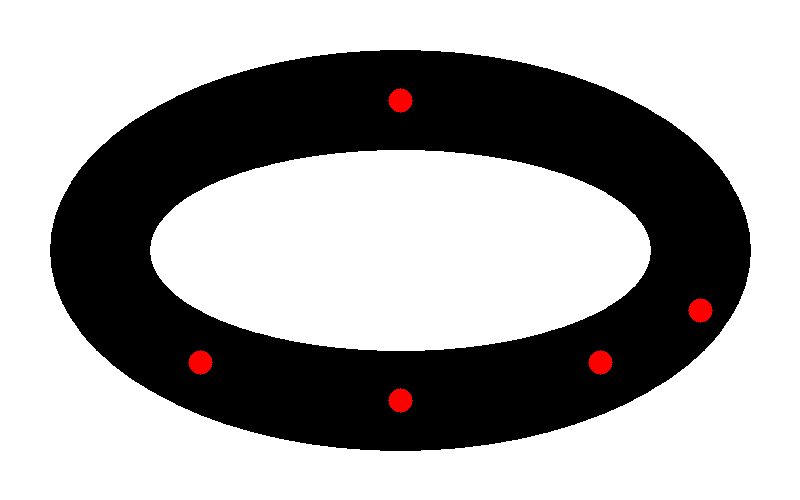
#> input picture scripts/img_ellipse_obs.png, 800 x 500 px
$ python gen_road_from_image.py img_ellipse_obs.png
#> lines starting #> are read from the running program, lines starting #| are printed output that depends on the picture; after the words box and inside, x2 and y2 are one past the last pixel; in counts of white or black regions, pixels touching at a corner belong together
#!/usr/bin/env python3
# -*- coding: utf-8 -*-
"""
gen_road_from_image.py —— 从图片生成闭合 loop 道路世界（v1.2）。

图片规范：
  · 格式：PNG 或 JPG
  · 道路图：黑色 = 道路，白色 = 背景
  · 障碍图（可选，--obstacles）：黑色 = 障碍，白色 = 背景
  · 或在道路图中用红色标记障碍
  · 分辨率：10 pixel/m（固定比例）
  · 坐标系：图片左上角 = 世界原点 (0,0)；x 向右增大，y 向下增大
    （因此世界坐标全部在第一象限，y 轴与 ROS 惯例相反）

用法：
    # 路缘模式（默认）
    python3 scripts/gen_road_from_image.py road.png

    # 墙壁模式（更干净，适合无障碍测试）
    python3 scripts/gen_road_from_image.py road.png --no-curb

    # 墙壁 + 自适应高度（路越宽墙越高）
    python3 scripts/gen_road_from_image.py road.png --no-curb --adaptive-wall

    # 带障碍（道路图中红色标记）
    python3 scripts/gen_road_from_image.py road.png --no-curb

    # 带障碍（单独障碍图）
    python3 scripts/gen_road_from_image.py road.png --no-curb --obstacles obs.png

参数调整：
    --simplify-tolerance 0.3   # 轮廓简化容差 m（越大越平滑，默认 0.3）
    --smooth-sigma 3.0         # 高斯平滑 σ 像素（越大越圆滑，默认 3.0）
    --wall-width 0.3           # 墙壁厚度 m（默认 0.3）
    --wall-height 1.5          # 墙壁高度 m（默认 1.5）
    --curb-height 1.5          # 路缘高度 m（默认 1.5）
    --obs-height 1.5           # 障碍高度 m（默认 1.5）
    --obs-min-area 0.5         # 最小障碍面积 m²（过滤噪点，默认 0.5）
"""

import argparse
import math
import os
import sys

try:
    import cv2
    import numpy as np
except ImportError:
    print("错误：需要 OpenCV 和 NumPy。安装：pip3 install opencv-python numpy",
          file=sys.stderr)
    sys.exit(1)


# ══════════════════ 常量 ══════════════════
PIXEL_PER_M = 10.0       # 图片分辨率：10 pixel/m

# 路缘模式默认参数
CURB_WIDTH = 0.3          # 路缘宽 m
CURB_HEIGHT = 1.5         # 路缘高 m
CURB_SEGMENT_LEN = 0.6    # 路缘段长 m
CURB_SPACING = 0.4        # 路缘段间距 m

# 墙壁模式默认参数
WALL_WIDTH = 0.3          # 墙壁厚 m
WALL_HEIGHT = 1.5         # 墙壁高 m
WALL_SEGMENT_LEN = 0.6    # 墙壁段长 m
WALL_SPACING = 0.4        # 墙壁段间距 m

# 障碍默认参数
OBS_HEIGHT = 1.5          # 障碍高 m

# 形态学核大小（像素）—— 消除像素级锯齿
MORPH_KERNEL_PX = 5

# 高斯平滑标准差（像素）—— 轮廓顶点平滑
GAUSS_SIGMA_PX = 3.0


# ══════════════════ 图片处理 ══════════════════

def load_binary(path):
    """读取图片 → 二值化（黑=道路=0，白=背景=255），含形态学闭运算平滑"""
#> called with path = 'img_ellipse_obs.png'
    img = cv2.imread(path, cv2.IMREAD_GRAYSCALE)
#> img: shape (500, 800); min 0, max 255, mean 165.2
    if img is None:
        raise FileNotFoundError(f"无法读取图片：{path}")
    # 先二值化（红色障碍灰度≈76 < 128，会被标为道路 → 后续障碍检测从原彩色图做）
    _, binary = cv2.threshold(img, 128, 255, cv2.THRESH_BINARY)
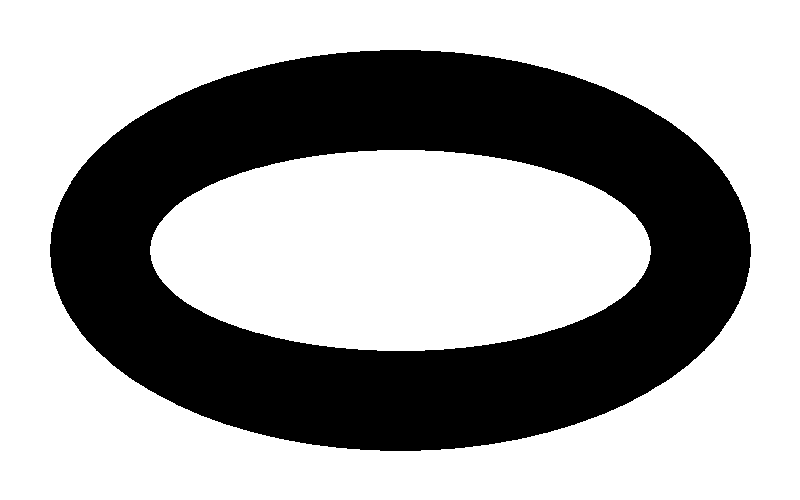
#> binary: shape (500, 800); 64.6% white; 1 black region, box (x1, y1, x2, y2) and area: (50, 50, 751, 451) 141459
    # 在二值图上做闭运算：填细小缺口、平滑边界锯齿
    k = cv2.getStructuringElement(cv2.MORPH_ELLIPSE,
                                  (MORPH_KERNEL_PX, MORPH_KERNEL_PX))
    binary = cv2.morphologyEx(binary, cv2.MORPH_CLOSE, k)
    return binary


def load_color(path):
    """读取彩色图片"""
    img = cv2.imread(path, cv2.IMREAD_COLOR)
    if img is None:
        raise FileNotFoundError(f"无法读取图片：{path}")
    return img


# ══════════════════ 轮廓处理 ══════════════════

def extract_contours(binary):
    """提取轮廓（白色前景=对象）"""
    inverted = cv2.bitwise_not(binary)
    return cv2.findContours(inverted, cv2.RETR_CCOMP, cv2.CHAIN_APPROX_SIMPLE)


def smooth_contour(contour_px, sigma_px=GAUSS_SIGMA_PX):
    """高斯平滑闭合轮廓点（消除像素阶梯）"""
    pts = contour_px.reshape(-1, 2).astype(np.float64)
    n = len(pts)
    if n < 5:
        return pts
    ksize = max(3, int(sigma_px * 6) | 1)  # 确保奇数
    kernel = cv2.getGaussianKernel(ksize, sigma_px)
    # 对 x, y 分别做环形卷积（处理闭合轮廓的首尾衔接）
    out = np.empty_like(pts)
    for dim in range(2):
        col = pts[:, dim].reshape(-1, 1)
        # 首尾各延拓 ksize//2 个点（环形）
        half = ksize // 2
        ext = np.concatenate([col[-half:], col, col[:half]])
        filtered = cv2.filter2D(ext, -1, kernel).flatten()
        out[:, dim] = filtered[half:half + n]
    return out


def simplify_contour(contour_px, tolerance_m=0.3):
    """Ramer–Douglas–Peucker 简化。tolerance_m 单位米，输入/输出像素坐标"""
    eps_px = tolerance_m * PIXEL_PER_M
    result = cv2.approxPolyDP(contour_px.reshape(-1, 1, 2).astype(np.float32),
                              eps_px, closed=True)
    return result.reshape(-1, 2)


def contour_to_world(contour_px, img_h):
    """像素 → 世界坐标（翻转 y）"""
    return np.array([[p[0] / PIXEL_PER_M, (img_h - p[1]) / PIXEL_PER_M]
                     for p in contour_px])


# ══════════════════ 路缘 box ══════════════════

def gen_curb_boxes(wall_pts, width, height, seg_len, spacing):
    """沿轮廓生成路缘 box：[(cx, cy, yaw, L, W, H), ...]"""
    boxes = []
    n = len(wall_pts)
    if n < 2:
        return boxes
    seg_L = np.array([np.linalg.norm(wall_pts[(i+1) % n] - wall_pts[i])
                      for i in range(n)])
    cum = np.concatenate([[0.0], np.cumsum(seg_L)])
    total = cum[-1]
    s, idx = 0.0, 0
    while s < total:
        while idx < n and cum[idx + 1] <= s:
            idx += 1
        if idx >= n:
            break
        L = seg_L[idx]
        if L < 1e-6:
            s += spacing
            continue
        t = (s - cum[idx]) / L
        p1, p2 = wall_pts[idx], wall_pts[(idx + 1) % n]
        cx = p1[0] + t * (p2[0] - p1[0])
        cy = p1[1] + t * (p2[1] - p1[1])
        yaw = math.atan2(p2[1] - p1[1], p2[0] - p1[0])
        boxes.append((cx, cy, yaw, seg_len, width, height))
        s += spacing
    return boxes


# ══════════════════ 自适应路宽 ══════════════════

# [48 lines left out: functions compute_road_widths, gen_adaptive_wall_boxes, not called in this run]


# ══════════════════ 障碍提取 ══════════════════

def extract_obstacles_from_red(img_color, img_h, min_area_m2=0.5,
                               obs_height=OBS_HEIGHT):
    """从彩色图中提取红色像素作为障碍 → 包围盒列表"""
    hsv = cv2.cvtColor(img_color, cv2.COLOR_BGR2HSV)
    # 红色在 HSV 色相环上有两段
    mask1 = cv2.inRange(hsv, (0, 80, 80), (10, 255, 255))
    mask2 = cv2.inRange(hsv, (170, 80, 80), (180, 255, 255))
    mask = cv2.bitwise_or(mask1, mask2)
    return _contours_to_obs_boxes(mask, img_h, min_area_m2, obs_height)


# [10 lines left out: function extract_obstacles_from_image, not called in this run]


def _contours_to_obs_boxes(mask, img_h, min_area_m2, obs_height):
    """从二值 mask（白色=障碍）提取轮廓 → 用最小包围圆或旋转矩形近似"""
    contours, _ = cv2.findContours(mask, cv2.RETR_EXTERNAL,
                                   cv2.CHAIN_APPROX_SIMPLE)
    boxes = []
    min_area_px = min_area_m2 * PIXEL_PER_M ** 2
    for c in contours:
        area = cv2.contourArea(c)
        if area < min_area_px:
            continue
        rect = cv2.minAreaRect(c)
        (rcx, rcy), (rw, rh), angle = rect
        # 长短边比
        long_side = max(rw, rh)
        short_side = min(rw, rh)
        aspect = short_side / long_side if long_side > 0 else 1.0
        if aspect > 0.85:
            # 近圆形 → 用短边做正方形 box（等效于包围圆）
            wx = rcx / PIXEL_PER_M
            wy = (img_h - rcy) / PIXEL_PER_M
            d = long_side / PIXEL_PER_M
            boxes.append((wx, wy, 0.0, d, d, obs_height))
        else:
            #  elongated → 旋转矩形
            wx = rcx / PIXEL_PER_M
            wy = (img_h - rcy) / PIXEL_PER_M
            ww = rw / PIXEL_PER_M
            wh = rh / PIXEL_PER_M
            yaw = math.radians(angle)
            boxes.append((wx, wy, yaw, ww, wh, obs_height))
    return boxes


# ══════════════════ SDF 输出 ══════════════════

def _box_sdf(name, cx, cy, cz, yaw, sx, sy, sz,
             ambient="0.6 0.6 0.6 1", diffuse="0.6 0.6 0.6 1"):
    """生成单个 box model 的 SDF 字符串"""
    return (
        f'    <model name="{name}">\n'
        f'      <static>true</static>\n'
        f'      <pose>{cx:.3f} {cy:.3f} {cz:.3f} 0 0 {yaw:.3f}</pose>\n'
        f'      <link name="link">\n'
        f'        <collision name="col">\n'
        f'          <geometry><box><size>{sx:.3f} {sy:.3f} {sz:.3f}</size></box></geometry>\n'
        f'        </collision>\n'
        f'        <visual name="vis">\n'
        f'          <geometry><box><size>{sx:.3f} {sy:.3f} {sz:.3f}</size></box></geometry>\n'
        f'          <material>\n'
        f'            <ambient>{ambient}</ambient>\n'
        f'            <diffuse>{diffuse}</diffuse>\n'
        f'          </material>\n'
        f'        </visual>\n'
        f'      </link>\n'
        f'    </model>\n'
    )


def write_world(boxes, output_path, world_name):
    """写 SDF world。boxes = [(name, cx, cy, yaw, L, W, H), ...]"""
    with open(output_path, 'w') as f:
        f.write('<?xml version="1.0" ?>\n')
        f.write('<sdf version="1.5">\n')
        f.write(f'  <world name="{world_name}">\n')
        f.write('    <include><uri>model://sun</uri></include>\n')
        f.write('    <include><uri>model://ground_plane</uri></include>\n')
        for name, cx, cy, yaw, L, W, H in boxes:
            cz = H / 2.0
            if name.startswith("obs_"):
                amb = "0.8 0.3 0.0 1"
                dif = "0.8 0.3 0.0 1"
            else:
                amb = "0.6 0.6 0.6 1"
                dif = "0.6 0.6 0.6 1"
            f.write(_box_sdf(name, cx, cy, cz, yaw, L, W, H, amb, dif))
        f.write('  </world>\n')
        f.write('</sdf>\n')


# ══════════════════ 主流程 ══════════════════

def main():
    ap = argparse.ArgumentParser(
        description="从图片生成闭合 loop 道路世界（v1.1 改善平滑 + 障碍支持）")
    ap.add_argument("image", help="道路图片（黑=路，白=背景；红=障碍可选）")
    ap.add_argument("-o", "--output", help="输出 world 路径")
    ap.add_argument("--no-curb", action="store_true",
                    help="不生成路缘，改用薄墙标记边界")
    ap.add_argument("--obstacles",
                    help="障碍图片（黑=障碍，白=背景）；不指定则检测道路图中的红色")
    ap.add_argument("--simplify-tolerance", type=float, default=0.3,
                    help="轮廓简化容差 m（默认 0.3，越大越平滑）")
    ap.add_argument("--smooth-sigma", type=float, default=GAUSS_SIGMA_PX,
                    help=f"高斯平滑 σ 像素（默认 {GAUSS_SIGMA_PX}）")
    ap.add_argument("--wall-height", type=float, default=WALL_HEIGHT)
    ap.add_argument("--wall-width", type=float, default=WALL_WIDTH)
    ap.add_argument("--adaptive-wall", action="store_true",
                    help="墙壁高度按路宽自适应缩放（路越宽墙越高）")
    ap.add_argument("--curb-height", type=float, default=CURB_HEIGHT)
    ap.add_argument("--obs-height", type=float, default=OBS_HEIGHT)
    ap.add_argument("--obs-min-area", type=float, default=0.5,
                    help="最小障碍面积 m²（过滤噪点，默认 0.5）")
    args = ap.parse_args()

    if not os.path.exists(args.image):
        print(f"错误：图片不存在：{args.image}", file=sys.stderr)
        sys.exit(1)

    output = args.output or os.path.splitext(args.image)[0] + ".world"
    world_name = os.path.splitext(os.path.basename(output))[0]

    # ── 1. 读图 ──
    print(f"读取图片：{args.image}")
    binary = load_binary(args.image)
    img_h, img_w = binary.shape
#> img_h = 500; img_w = 800
    print(f"  {img_w}×{img_h} px → {img_w/PIXEL_PER_M:.1f}×{img_h/PIXEL_PER_M:.1f} m")
#|   800×500 px → 80.0×50.0 m

    # ── 2. 提取轮廓 ──
    print("提取轮廓...")
    contours, hierarchy = extract_contours(binary)
#> in extract_contours, `inverted = cv2.bitwise_not(binary)`: inverted: shape (500, 800); 35.4% white; 1 white region
#> contours = 2 contours; box (x1, y1, x2, y2) and area: (50, 50, 751, 451) 219716, (149, 149, 652, 352) 79605
    print(f"  找到 {len(contours)} 个轮廓")
#|   找到 2 个轮廓
    if len(contours) < 2:
        print("错误：需要至少 2 个轮廓形成 loop 道路", file=sys.stderr)
        sys.exit(1)

    by_area = sorted(contours, key=cv2.contourArea, reverse=True)
#> by_area has the same summary as contours
    outer_px, inner_px = by_area[0], by_area[1]
#> outer_px = contour of 772 points, box (x1, y1, x2, y2) (50, 50, 751, 451), area 219716; inner_px = contour of 472 points, box (x1, y1, x2, y2) (149, 149, 652, 352), area 79605
    print(f"  外圈 {len(outer_px)} px，内圈 {len(inner_px)} px")
#|   外圈 772 px，内圈 472 px

    # ── 3. 平滑 + 简化 ──
    print(f"平滑 σ={args.smooth_sigma:.1f}px，简化容差={args.simplify_tolerance}m")
    outer_smooth = smooth_contour(outer_px, args.smooth_sigma)
#> in smooth_contour, `pts = contour_px.reshape(-1, 2).astype(np.float64)`: pts = 772 pairs, first value 50 to 750, second value 50 to 450
#> in smooth_contour, `n = len(pts)`: n = 772
#> after the loop in smooth_contour, `for dim in range(2):`: out = 772 pairs, first value 51.18 to 748.8, second value 51.18 to 448.8
#> outer_smooth has the same summary as out in smooth_contour
    inner_smooth = smooth_contour(inner_px, args.smooth_sigma)
#> inner_smooth = 472 pairs, first value 150.2 to 649.8, second value 150.2 to 349.8
    outer_s = simplify_contour(outer_smooth, args.simplify_tolerance)
#> in simplify_contour, `result = cv2.approxPolyDP(contour_px.reshape(-1, 1, 2).astype(np.float..`: result = 32 rows, first 8: [53.26, 224.6], [52.32, 269.1], [63.32, 304.2], [89.79, 342.1], [128, 375.7], [178.2, 404.5], [226.9, 423.7], [295.8, 440.7]
#> outer_s = 32 pairs, first value 52.32 to 748.7, second value 51.91 to 448.1
    inner_s = simplify_contour(inner_smooth, args.simplify_tolerance)
#> in simplify_contour (call 2), `result = cv2.approxPolyDP(contour_px.reshape(-1, 1, 2).astype(np.float..`: result = 24 rows, first 8: [150.2, 248.5], [154.4, 230], [171, 210.1], [190.2, 194.5], [223.2, 178.3], [310.7, 155.7], [406.5, 150.2], [498.7, 157.3]
#> inner_s has the same summary as result in simplify_contour
    print(f"  外圈 {len(outer_s)} 点，内圈 {len(inner_s)} 点")
#|   外圈 32 点，内圈 24 点

    outer_w = contour_to_world(outer_s, img_h)
#> outer_w = 32 pairs, first value 5.23 to 74.87, second value 5.19 to 44.81
    inner_w = contour_to_world(inner_s, img_h)
#> inner_w = 24 rows, first 8: [15.02, 25.15], [15.44, 27], [17.1, 28.99], [19.02, 30.55], [22.32, 32.17], [31.07, 34.43], [40.65, 34.98], [49.87, 34.27]

    # ── 4. 生成边界 ──
    all_boxes = []  # [(name, cx, cy, yaw, L, W, H)]

    if args.no_curb:
        # 墙壁模式
        if args.adaptive_wall:
            # 自适应高度：检测路宽，按路宽比例缩放墙高
            print("  检测路宽（自适应模式）...")
            rw_outer = compute_road_widths(outer_w, inner_w)
            rw_inner = compute_road_widths(inner_w, outer_w)
            wall_boxes_l = gen_adaptive_wall_boxes(
                outer_w, rw_outer, args.wall_width, args.wall_height,
                WALL_SEGMENT_LEN, WALL_SPACING)
            wall_boxes_r = gen_adaptive_wall_boxes(
                inner_w, rw_inner, args.wall_width, args.wall_height,
                WALL_SEGMENT_LEN, WALL_SPACING)
            print(f"  路宽范围：{min(rw_outer):.1f}~{max(rw_outer):.1f}m "
                  f"（中位 {np.median(rw_outer):.1f}m）")
        else:
            wall_boxes_l = gen_curb_boxes(outer_w, args.wall_width,
                                          args.wall_height,
                                          WALL_SEGMENT_LEN, WALL_SPACING)
            wall_boxes_r = gen_curb_boxes(inner_w, args.wall_width,
                                          args.wall_height,
                                          WALL_SEGMENT_LEN, WALL_SPACING)
        for i, b in enumerate(wall_boxes_l):
            all_boxes.append((f"wallL_{i}", *b))
        for i, b in enumerate(wall_boxes_r):
            all_boxes.append((f"wallR_{i}", *b))
        print(f"  墙壁：外 {len(wall_boxes_l)} + 内 {len(wall_boxes_r)}")
    else:
        # 路缘模式
        curb_l = gen_curb_boxes(outer_w, CURB_WIDTH, args.curb_height,
                                CURB_SEGMENT_LEN, CURB_SPACING)
#> in gen_curb_boxes, `n = len(wall_pts)`: n = 32
#> in gen_curb_boxes, `seg_L = np.array([np.linalg.norm(wall_pts[(i+1) % n] - wall_pts[i]) fo..`: seg_L = 32 values, max 7.46 at index 8, min 3.68 at index 1, mean 5.48
#> in gen_curb_boxes, `cum = np.concatenate([[0.0], np.cumsum(seg_L)])`: cum = 33 values from 0 to 175.5
#> in gen_curb_boxes, `total = cum[-1]`: total = 175.5
#> the loop in gen_curb_boxes, `while s < total:` made 439 passes
#> (L, t, p1, p2, cx, cy, yaw, s) on passes 2 to 4: (4.45, 0.09, [5.33, 27.54], [5.23, 23.09], 5.32, 27.14, -1.59, 0.8), (4.45, 0.18, [5.33, 27.54], [5.23, 23.09], 5.31, 26.74, -1.59, 1.2), (4.45, 0.27, [5.33, 27.54], [5.23, 23.09], 5.3, 26.34, -1.59, 1.6)
#> after the loop in gen_curb_boxes, `while s < total:`: boxes = 439 items; idx = 31; s = 175.6
#> curb_l = 439 items
        curb_r = gen_curb_boxes(inner_w, CURB_WIDTH, args.curb_height,
                                CURB_SEGMENT_LEN, CURB_SPACING)
#> the loop in gen_curb_boxes (call 2), `while s < total:` made 288 passes
#> (L, t, p1, p2, cx, cy, yaw, s) on passes 2 to 4: (1.9, 0.21, [15.02, 25.15], [15.44, 27], 15.11, 25.54, 1.35, 0.8), (1.9, 0.42, [15.02, 25.15], [15.44, 27], 15.19, 25.93, 1.35, 1.2), (1.9, 0.63, [15.02, 25.15], [15.44, 27], 15.28, 26.32, 1.35, 1.6)
        for i, b in enumerate(curb_l):
            all_boxes.append((f"curbL_{i}", *b))
#> this loop made 439 passes
#> b on passes 1 to 3: (5.33, 27.54, -1.59, 0.6, 0.3, 1.5), (5.32, 27.14, -1.59, 0.6, 0.3, 1.5), (5.31, 26.74, -1.59, 0.6, 0.3, 1.5)
        for i, b in enumerate(curb_r):
            all_boxes.append((f"curbR_{i}", *b))
#> this loop made 288 passes
#> b on passes 1 to 3: (15.02, 25.15, 1.35, 0.6, 0.3, 1.5), (15.11, 25.54, 1.35, 0.6, 0.3, 1.5), (15.19, 25.93, 1.35, 0.6, 0.3, 1.5)
        print(f"  路缘：外 {len(curb_l)} + 内 {len(curb_r)}")
#|   路缘：外 439 + 内 288

    # ── 5. 障碍 ──
    obs_boxes = []
    if args.obstacles:
        obs_boxes = extract_obstacles_from_image(
            args.obstacles, img_h, args.obs_min_area, args.obs_height)
        print(f"  障碍（从图片）：{len(obs_boxes)} 个")
    else:
        # 尝试从道路图检测红色
        color = load_color(args.image)
#> in load_color, img is the input picture: shape (500, 800, 3); mean B, G, R 164.8, 164.8, 166.2
        obs_boxes = extract_obstacles_from_red(
            color, img_h, args.obs_min_area, args.obs_height)
#> in extract_obstacles_from_red, `hsv = cv2.cvtColor(img_color, cv2.COLOR_BGR2HSV)`: hsv: shape (500, 800, 3); mean H, S, V 0, 1.4, 166.2
#> in extract_obstacles_from_red, `mask1 = cv2.inRange(hsv, (0, 80, 80), (10, 255, 255))`:
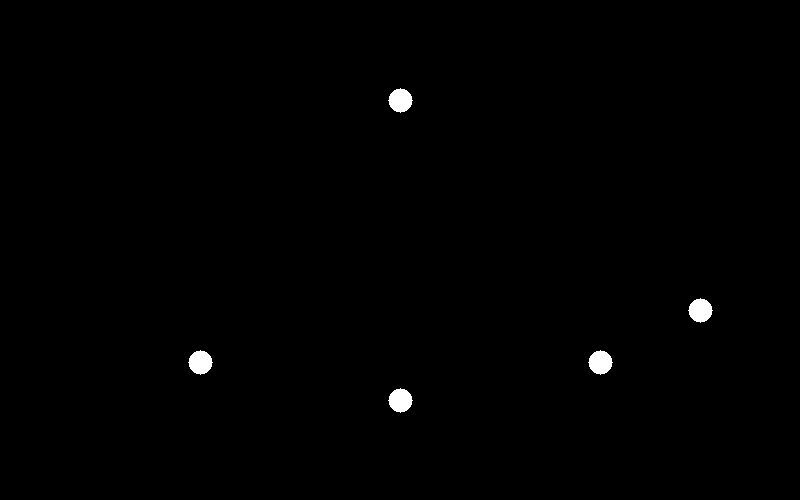
#> mask1: shape (500, 800); 0.55% white; 5 white regions, box (x1, y1, x2, y2) and area: (388, 88, 413, 113) 441, (688, 298, 713, 323) 441, (188, 350, 213, 375) 441, (588, 350, 613, 375) 441, (388, 388, 413, 413) 441
#> in extract_obstacles_from_red, `mask2 = cv2.inRange(hsv, (170, 80, 80), (180, 255, 255))`: mask2: shape (500, 800); every value is 0
#> the loop in _contours_to_obs_boxes, `for c in contours:` made 5 passes
        if obs_boxes:
            print(f"  障碍（从红色）：{len(obs_boxes)} 个")
#|   障碍（从红色）：5 个

    for i, b in enumerate(obs_boxes):
        all_boxes.append((f"obs_{i}", *b))
#> this loop made 5 passes
#> b on passes 1 to 5: (40, 10, 0, 2.26, 2.26, 1.5), (60, 13.8, 0, 2.26, 2.26, 1.5), (20, 13.8, 0, 2.26, 2.26, 1.5), (70, 19, 0, 2.26, 2.26, 1.5), (40, 40, 0, 2.26, 2.26, 1.5)

    # ── 6. 输出 ──
    print(f"输出：{output}（{len(all_boxes)} 个 model）")
#| 输出：img_ellipse_obs.world（732 个 model）
    write_world(all_boxes, output, world_name)
#> the loop in write_world, `for name, cx, cy, yaw, L, W, H in boxes:` made 732 passes
#> (name, cx, cy, yaw) on passes 1 to 3: ('curbL_0', 5.33, 27.54, -1.59), ('curbL_1', 5.32, 27.14, -1.59), ('curbL_2', 5.31, 26.74, -1.59)
    print("完成")


if __name__ == "__main__":
    main()
